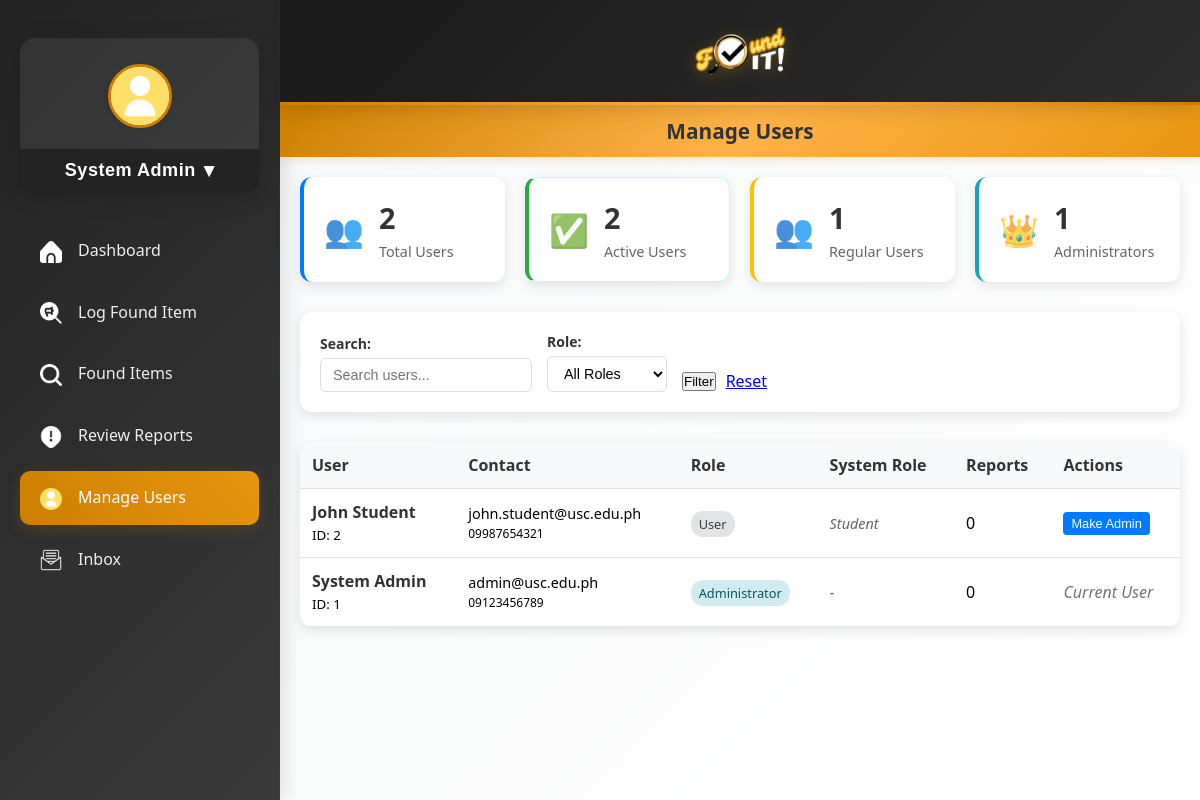
The app's page /admin/manage_users.php (signed in) with its own data.
### tables this page shows
CREATE TABLE `User` (
  `UserID` int(11) NOT NULL,
  `role` enum('Student','Teacher','Staff','Visitor','Cashier','Guard','Janitor') NOT NULL
);

CREATE TABLE `Person` (
  `PersonID` int(11) NOT NULL,
  `name` varchar(100) NOT NULL,
  `email` varchar(100) NOT NULL,
  `phone_number` varchar(20) DEFAULT NULL,
  `password` varchar(255) NOT NULL,
  `person_type` enum('User','Administrator') NOT NULL
);

### auth_check.php (called while the page is built, shortened)
<?php
function getUserId() {
    return $_SESSION['userId'] ?? null;
}
function getUserName() {
    return $_SESSION['userName'] ?? 'User';
}
?>

### admin/manage_users.php (the view, shortened to what this page needs)
<?php
require_once '../auth_check.php';
require_once '../dbh.inc.php';
$user_name = getUserName();
$content_header = "Manage Users";
$search = $_GET['search'] ?? '';
$page = max(1, $_GET['page'] ?? 1);
$limit = 20;
$offset = ($page - 1) * $limit;
$where_conditions = [];
$params = [];
$param_types = '';
$where_clause = $where_conditions ? 'WHERE ' . implode(' AND ', $where_conditions) : '';
$sql = "SELECT p.PersonID as UserID, p.name, p.email, p.phone_number, p.person_type,
               u.role,
               (SELECT COUNT(*) FROM Report WHERE UserID_submitter = p.PersonID) as report_count
        FROM Person p
        LEFT JOIN User u ON p.PersonID = u.UserID
        $where_clause
        ORDER BY p.PersonID DESC
        LIMIT ? OFFSET ?";
$stmt = mysqli_prepare($connection, $sql);
if ($params) {
    $params[] = $limit;
    $params[] = $offset;
    $param_types .= 'ii';
    mysqli_stmt_bind_param($stmt, $param_types, ...$params);
} else {
    mysqli_stmt_bind_param($stmt, 'ii', $limit, $offset);
}
mysqli_stmt_execute($stmt);
$users = mysqli_stmt_get_result($stmt);
$sql_stats = "SELECT
                COUNT(*) as total_users,
                SUM(CASE WHEN person_type = 'User' THEN 1 ELSE 0 END) as regular_users,
                SUM(CASE WHEN person_type = 'Administrator' THEN 1 ELSE 0 END) as admin_users
              FROM Person";
$stats_result = mysqli_query($connection, $sql_stats);
$stats = mysqli_fetch_assoc($stats_result);
$stats['active_users'] = $stats['total_users'];
$stats['inactive_users'] = 0;
?>
<!DOCTYPE html>
<html lang="en">
<head>
    <link rel="stylesheet" href="../style.css">
</head>
<body>
    <div class="manage-users-container">
        <div class="stats-grid">
            <div class="stat-card primary">
                <div class="stat-icon">👥</div>
                <div class="stat-content">
                    <h3><?php echo $stats['total_users']; ?></h3>
                    <p>Total Users</p>
                </div>
            </div>
            <div class="stat-card success">
                <div class="stat-icon">✅</div>
                <div class="stat-content">
                    <h3><?php echo $stats['active_users']; ?></h3>
                    <p>Active Users</p>
                </div>
            </div>
            <div class="stat-card warning">
                <div class="stat-icon">👥</div>
                <div class="stat-content">
                    <h3><?php echo $stats['regular_users']; ?></h3>
                    <p>Regular Users</p>
                </div>
            </div>
            <div class="stat-card info">
                <div class="stat-icon">👑</div>
                <div class="stat-content">
                    <h3><?php echo $stats['admin_users']; ?></h3>
                    <p>Administrators</p>
                </div>
            </div>
        </div>
        <div class="search-filters">
            <form method="GET" class="filters-form" id="filterForm">
                <div class="filter-group">
                    <label for="search">Search:</label>
                    <input type="text" id="search" name="search" placeholder="Search users..." value="<?php echo htmlspecialchars($search); ?>">
                </div>
                <div class="filter-group">
                    <label for="role">Role:</label>
                    <select id="role" name="role">
                        <option value="">All Roles</option>
                    </select>
                </div>
                <div class="filter-actions">
                    <button type="submit" class="btn primary">Filter</button>
                    <a href="manage_users.php" class="btn secondary">Reset</a>
                </div>
            </form>
        </div>
        <div class="users-table-container">
            <table class="users-table">
                <thead>
                    <tr>
                        <th>User</th>
                        <th>Contact</th>
                        <th>Role</th>
                        <th>System Role</th>
                        <th>Reports</th>
                        <th>Actions</th>
                    </tr>
                </thead>
                <tbody>
                    <?php if (mysqli_num_rows($users) > 0): ?>
                        <?php while ($user = mysqli_fetch_assoc($users)): ?>
                            <tr>
                                <td>
                                    <div class="user-info">
                                        <strong><?php echo htmlspecialchars($user['name']); ?></strong>
                                        <br><small>ID: <?php echo $user['UserID']; ?></small>
                                    </div>
                                </td>
                                <td>
                                    <div class="contact-info">
                                        <?php echo htmlspecialchars($user['email']); ?>
                                        <?php if ($user['phone_number']): ?>
                                            <br><small><?php echo htmlspecialchars($user['phone_number']); ?></small>
                                        <?php endif; ?>
                                    </div>
                                </td>
                                <td>
                                    <?php if ($user['person_type'] === 'Administrator'): ?>
                                        <span class="role-badge admin">Administrator</span>
                                    <?php else: ?>
                                        <span class="role-badge user">User</span>
                                    <?php endif; ?>
                                </td>
                                <td>
                                    <?php if ($user['role']): ?>
                                        <span class="system-role"><?php echo htmlspecialchars($user['role']); ?></span>
                                    <?php else: ?>
                                        <span class="text-muted">-</span>
                                    <?php endif; ?>
                                </td>
                                <td><?php echo $user['report_count']; ?></td>
                                <td>
                                    <div class="action-buttons">
                                        <?php if ($user['UserID'] != getUserId()):  ?>
                                            <form method="POST" style="display: inline;">
                                                <?php if ($user['person_type'] === 'Administrator'): ?>
                                                    <button type="submit" name="action" value="remove_admin" class="btn-sm secondary" onclick="return confirm('Are you sure you want to remove admin privileges?')">
                                                        Remove Admin
                                                    </button>
                                                <?php else: ?>
                                                    <button type="submit" name="action" value="make_admin" class="btn-sm primary" onclick="return confirm('Are you sure you want to make this user an admin?')">
                                                        Make Admin
                                                    </button>
                                                <?php endif; ?>
                                            </form>
                                        <?php else: ?>
                                            <span class="text-muted">Current User</span>
                                        <?php endif; ?>
                                    </div>
                                </td>
                            </tr>
                        <?php endwhile; ?>
                    <?php else: ?>
                        <tr>
                            <td colspan="6" class="text-center">No users found</td>
                        </tr>
                    <?php endif; ?>
                </tbody>
            </table>
        </div>
    </div>
    <?php
        $page_content = ob_get_clean();
        include_once "../includes/admin_layout.php";
    ?>
</html>

### includes/admin_layout.php (shortened to what this page needs)
<link rel="stylesheet" href="style.css">
<body>
    <div class='main-content'>
        <div class='side-bar'>
            <div class="user-menu" style="margin-bottom: 32px; align-items: center; display: flex; flex-direction: column;">
                <img src="../resources/user.png" alt="user icon" style="width:64px; height:auto; border-radius:50%; object-fit:cover; margin-bottom:13px; background:#fff; box-shadow:0 2px 6px rgba(0,0,0,0.08);">
                <button class="user-button" onclick="toggleDropdown()" style="width:100%; justify-content:center;">
                    <?php echo htmlspecialchars($user_name); ?>
                    <span style="margin-left:8px; font-size:1.1em;">&#9662;</span>
                </button>
            </div>
            <a href="dashboard.php" class="<?php echo (basename($_SERVER['PHP_SELF']) == 'dashboard.php') ? 'active' : ''; ?>">
                <img src="../resources/home.png" alt="Home Icon">Dashboard
            </a>
            <a href="log_found_item.php" class="<?php echo (basename($_SERVER['PHP_SELF']) == 'log_found_item.php') ? 'active' : ''; ?>">
                <img src="../resources/megaphone-magnifying-glass.png" alt="Log Found Item Icon">Log Found Item
            </a>
            <a href="found_items.php" class="<?php echo (basename($_SERVER['PHP_SELF']) == 'found_items.php') ? 'active' : ''; ?>">
                <img src="../resources/search.png" alt="Found Items Icon">Found Items
            </a>
            <a href="review_reports.php" class="<?php echo (basename($_SERVER['PHP_SELF']) == 'review_reports.php') ? 'active' : ''; ?>">
                <img src="../resources/location-exclamation.png" alt="Review Reports Icon">Review Reports
            </a>
            <a href="manage_users.php" class="<?php echo (basename($_SERVER['PHP_SELF']) == 'manage_users.php') ? 'active' : ''; ?>">
                <img src="../resources/user.png" alt="Manage Users Icon">Manage Users
            </a>
            <a href="inbox.php" class="<?php echo (basename($_SERVER['PHP_SELF']) == 'inbox.php') ? 'active' : ''; ?>">
                <img src="../resources/env.png" alt="Inbox Icon">Inbox
            </a>
        </div>
        <div class="container" style="flex:1; display:flex; flex-direction:column; min-height:100vh;">
            <header>
                <div style="width:100%; display:flex; justify-content:center; align-items:center;">
                    <img src="../resources/logo.png" alt="FoundIt Logo">
                </div>
            </header>
            <div class='content'>
                <div class='content-header'>
                    <?php echo isset($content_header) ? htmlspecialchars($content_header) : ''; ?>
                </div>
                <div class='page-content'>
                    <?php echo isset($page_content) ? $page_content : ''; ?>
                </div>
            </div>
        </div>
    </div>
</body>

### style.css (style rules this page uses)
* { margin: 0; padding: 0; box-sizing: border-box; }
body { font-family: 'Segoe UI', Tahoma, Geneva, Verdana, sans-serif; min-height: 100vh; display: flex; margin: 0; background: linear-gradient(135deg, #f8f9fa 0%, #ffffff 100%); }
.main-content { display: flex; flex-direction: row; width: 100%; min-height: 100vh; margin-left: 280px; }
.side-bar { width: 280px; background: linear-gradient(135deg, #232323 0%, #393939 100%); padding: 30px 20px; box-shadow: 4px 0 20px rgba(0,0,0,0.13); border-right: 1px solid rgba(203, 127, 0, 0.10); min-height: 100vh; height: 100vh; display: flex; flex-direction: column; position: fixed; top: 0; left: 0; z-index: 100; }
.side-bar a { display: block; padding: 15px 20px; color: #eee; text-decoration: none; margin-bottom: 8px; border-radius: 10px; transition: all 0.3s ease; font-weight: 500; position: relative; }
.side-bar a img { height: 22px; width: 22px; vertical-align: middle; margin-right: 16px; object-fit: contain; }
.side-bar a:hover, .side-bar a.active { background: linear-gradient(45deg, #cb7f00, #e89611); color: white; box-shadow: 0 4px 15px rgba(203, 127, 0, 0.2); }
.container { flex: 1; display: flex; flex-direction: column; min-height: 100vh; }
.content { flex: 1; background: linear-gradient(135deg, #f8f9fa 0%, #ffffff 100%); overflow-y: auto; position: relative; }
.content-header { font-size: 1.3rem; color: #333; font-weight: 600; background: linear-gradient(135deg, #cb7f00 0%, #ffb347 50%, #e89611 100%); padding: 12px 30px; margin: 0; position: sticky; top: 0; z-index: 100; box-shadow: 0 2px 10px rgba(203, 127, 0, 0.2); text-align: center; }
.user-menu { position: relative; display: flex; flex-direction: column; align-items: center; margin-bottom: 30px; margin-top: 8px; background: rgba(255,255,255,0.07); border-radius: 15px; box-shadow: 0 4px 24px 0 rgba(0,0,0,0.13); padding: 24px 0 0 0; width: 100%; max-width: 260px; margin-left: auto; margin-right: auto; border: none; outline: none; transition: box-shadow 0.18s, background 0.18s; }
.user-menu img[alt="user icon"] { background: #232323; border: 3px solid #cb7f00; margin-bottom: 10px; margin-top: 2px; width: 100px; height: 100px; border-radius: 50%; box-shadow: 0 0 0 4px rgba(203,127,0,0.18), 0 0 16px 2px #cb7f00; }
.user-button { width: 100%; display: flex; align-items: center; justify-content: center; background: #232323; border: none; color: #fff; font-size: 1.13em; font-weight: 700; cursor: pointer; padding: 10px 0 10px 0; border-radius: 0 0 12px 12px; transition: background 0.2s, color 0.2s, box-shadow 0.18s; letter-spacing: 0.5px; box-shadow: 0 1px 4px rgba(0,0,0,0.07); outline: none; margin-top: 8px; margin-bottom: 0; }
.success { background: #d4edda; color: #002670; border: 1px solid #b6fffa; }
header { width: 100%; background: linear-gradient(135deg, #1a1a1a 0%, #2d2d2d 100%); padding: 0 32px; box-shadow: 0 4px 20px rgba(0,0,0,0.15); display: flex; justify-content: center; align-items: center; z-index: 1000; position: sticky; top: 0; min-height: 100px; }
header::after { content: ''; position: absolute; bottom: 0; left: 0; right: 0; height: 3px; background: linear-gradient(90deg, #cb7f00, #ffb347, #cb7f00); }
header img { height: 105px; width: auto; filter: drop-shadow(0 4px 8px rgba(203, 127, 0, 0.3)); transition: transform 0.3s ease; }

### records on screen
user: UserID.name "John Student", UserID.PersonID "2", UserID.email "john.student@usc.edu.ph", UserID.phone_number "09987654321", role "Student", report_count "0", shows "Make Admin"
person: name "System Admin", PersonID "1", email "admin@usc.edu.ph", phone_number "09123456789", person_type "Administrator", report_count "0", shows "Current User"

### other values on screen
$user_name "System Admin"
$content_header "Manage Users"
$stats['total_users'] "2"
$stats['active_users'] "2"
$stats['regular_users'] "1"
$stats['admin_users'] "1"
